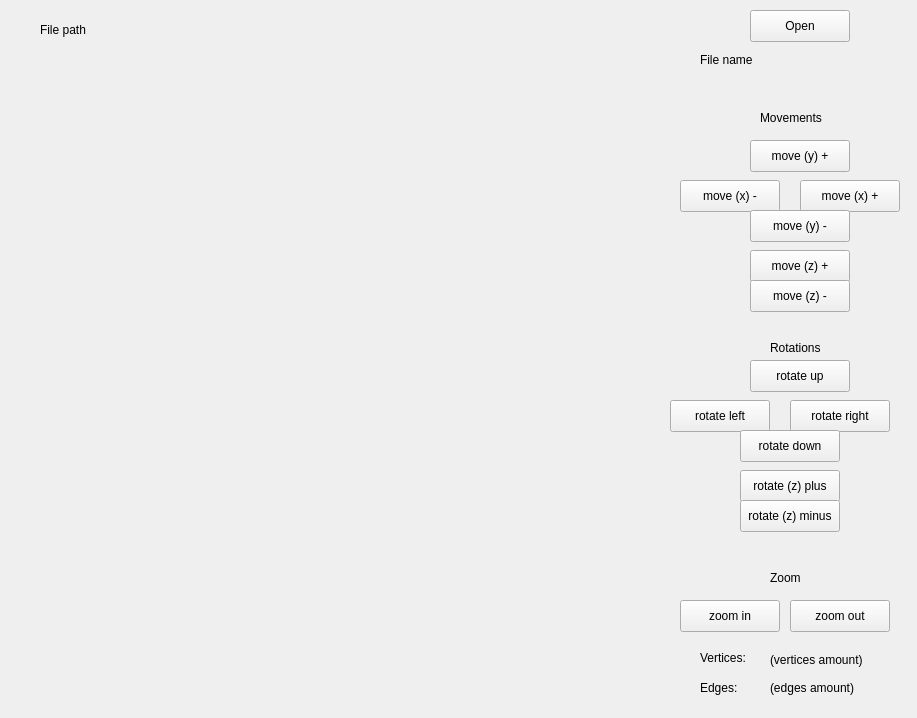
<?xml version="1.0" encoding="UTF-8"?>
<ui version="4.0">
 <class>View</class>
 <widget class="QMainWindow" name="View">
  <property name="geometry">
   <rect>
    <x>0</x>
    <y>0</y>
    <width>917</width>
    <height>718</height>
   </rect>
  </property>
  <property name="windowTitle">
   <string>View</string>
  </property>
  <widget class="QWidget" name="centralwidget">
   <widget class="Square" name="widget" native="true">
    <property name="geometry">
     <rect>
      <x>30</x>
      <y>90</y>
      <width>561</width>
      <height>411</height>
     </rect>
    </property>
   </widget>
   <widget class="QPushButton" name="Open">
    <property name="geometry">
     <rect>
      <x>750</x>
      <y>10</y>
      <width>100</width>
      <height>32</height>
     </rect>
    </property>
    <property name="text">
     <string>Open</string>
    </property>
   </widget>
   <widget class="QPushButton" name="moveXplus">
    <property name="geometry">
     <rect>
      <x>800</x>
      <y>180</y>
      <width>100</width>
      <height>32</height>
     </rect>
    </property>
    <property name="text">
     <string>move (x) +</string>
    </property>
   </widget>
   <widget class="QPushButton" name="moveXminus">
    <property name="geometry">
     <rect>
      <x>680</x>
      <y>180</y>
      <width>100</width>
      <height>32</height>
     </rect>
    </property>
    <property name="text">
     <string>move (x) -</string>
    </property>
   </widget>
   <widget class="QPushButton" name="moveYplus">
    <property name="geometry">
     <rect>
      <x>750</x>
      <y>140</y>
      <width>100</width>
      <height>32</height>
     </rect>
    </property>
    <property name="text">
     <string>move (y) +</string>
    </property>
   </widget>
   <widget class="QPushButton" name="moveYminus">
    <property name="geometry">
     <rect>
      <x>750</x>
      <y>210</y>
      <width>100</width>
      <height>32</height>
     </rect>
    </property>
    <property name="text">
     <string>move (y) -</string>
    </property>
   </widget>
   <widget class="QPushButton" name="moveZplus">
    <property name="geometry">
     <rect>
      <x>750</x>
      <y>250</y>
      <width>100</width>
      <height>32</height>
     </rect>
    </property>
    <property name="text">
     <string>move (z) +</string>
    </property>
   </widget>
   <widget class="QPushButton" name="moveZminus">
    <property name="geometry">
     <rect>
      <x>750</x>
      <y>280</y>
      <width>100</width>
      <height>32</height>
     </rect>
    </property>
    <property name="text">
     <string>move (z) -</string>
    </property>
   </widget>
   <widget class="QPushButton" name="rotateXright">
    <property name="geometry">
     <rect>
      <x>790</x>
      <y>400</y>
      <width>100</width>
      <height>32</height>
     </rect>
    </property>
    <property name="text">
     <string>rotate right</string>
    </property>
   </widget>
   <widget class="QPushButton" name="rotateXleft">
    <property name="geometry">
     <rect>
      <x>670</x>
      <y>400</y>
      <width>100</width>
      <height>32</height>
     </rect>
    </property>
    <property name="text">
     <string>rotate left</string>
    </property>
   </widget>
   <widget class="QPushButton" name="rotateYup">
    <property name="geometry">
     <rect>
      <x>750</x>
      <y>360</y>
      <width>100</width>
      <height>32</height>
     </rect>
    </property>
    <property name="text">
     <string>rotate up</string>
    </property>
   </widget>
   <widget class="QPushButton" name="rotateYdown">
    <property name="geometry">
     <rect>
      <x>740</x>
      <y>430</y>
      <width>100</width>
      <height>32</height>
     </rect>
    </property>
    <property name="text">
     <string>rotate down</string>
    </property>
   </widget>
   <widget class="QPushButton" name="rotateZplus">
    <property name="geometry">
     <rect>
      <x>740</x>
      <y>470</y>
      <width>100</width>
      <height>32</height>
     </rect>
    </property>
    <property name="text">
     <string>rotate (z) plus</string>
    </property>
   </widget>
   <widget class="QPushButton" name="rotateZminus">
    <property name="geometry">
     <rect>
      <x>740</x>
      <y>500</y>
      <width>100</width>
      <height>32</height>
     </rect>
    </property>
    <property name="text">
     <string>rotate (z) minus</string>
    </property>
   </widget>
   <widget class="QPushButton" name="zoom_in">
    <property name="geometry">
     <rect>
      <x>680</x>
      <y>600</y>
      <width>100</width>
      <height>32</height>
     </rect>
    </property>
    <property name="text">
     <string>zoom in</string>
    </property>
   </widget>
   <widget class="QPushButton" name="zoom_out">
    <property name="geometry">
     <rect>
      <x>790</x>
      <y>600</y>
      <width>100</width>
      <height>32</height>
     </rect>
    </property>
    <property name="text">
     <string>zoom out</string>
    </property>
   </widget>
   <widget class="QLabel" name="Movements">
    <property name="geometry">
     <rect>
      <x>760</x>
      <y>110</y>
      <width>91</width>
      <height>16</height>
     </rect>
    </property>
    <property name="text">
     <string>Movements</string>
    </property>
   </widget>
   <widget class="QLabel" name="Rotations">
    <property name="geometry">
     <rect>
      <x>770</x>
      <y>340</y>
      <width>81</width>
      <height>16</height>
     </rect>
    </property>
    <property name="text">
     <string>Rotations</string>
    </property>
   </widget>
   <widget class="QLabel" name="Zoom">
    <property name="geometry">
     <rect>
      <x>770</x>
      <y>570</y>
      <width>58</width>
      <height>16</height>
     </rect>
    </property>
    <property name="text">
     <string>Zoom</string>
    </property>
   </widget>
   <widget class="QLabel" name="File_name">
    <property name="geometry">
     <rect>
      <x>700</x>
      <y>50</y>
      <width>161</width>
      <height>20</height>
     </rect>
    </property>
    <property name="text">
     <string>File name</string>
    </property>
   </widget>
   <widget class="QLabel" name="File_path">
    <property name="geometry">
     <rect>
      <x>40</x>
      <y>20</y>
      <width>521</width>
      <height>20</height>
     </rect>
    </property>
    <property name="text">
     <string>File path</string>
    </property>
   </widget>
   <widget class="QLabel" name="Vertices">
    <property name="geometry">
     <rect>
      <x>700</x>
      <y>650</y>
      <width>58</width>
      <height>16</height>
     </rect>
    </property>
    <property name="text">
     <string>Vertices:</string>
    </property>
   </widget>
   <widget class="QLabel" name="Edges">
    <property name="geometry">
     <rect>
      <x>700</x>
      <y>680</y>
      <width>58</width>
      <height>16</height>
     </rect>
    </property>
    <property name="text">
     <string>Edges:</string>
    </property>
   </widget>
   <widget class="QLabel" name="vertices_amount">
    <property name="geometry">
     <rect>
      <x>770</x>
      <y>650</y>
      <width>121</width>
      <height>20</height>
     </rect>
    </property>
    <property name="text">
     <string>(vertices amount)</string>
    </property>
   </widget>
   <widget class="QLabel" name="edges_amount">
    <property name="geometry">
     <rect>
      <x>770</x>
      <y>680</y>
      <width>111</width>
      <height>16</height>
     </rect>
    </property>
    <property name="text">
     <string>(edges amount)</string>
    </property>
   </widget>
  </widget>
 </widget>
 <customwidgets>
  <customwidget>
   <class>Square</class>
   <extends>QWidget</extends>
   <header location="global">opengl_view.h</header>
   <container>1</container>
  </customwidget>
 </customwidgets>
 <resources/>
 <connections/>
</ui>
